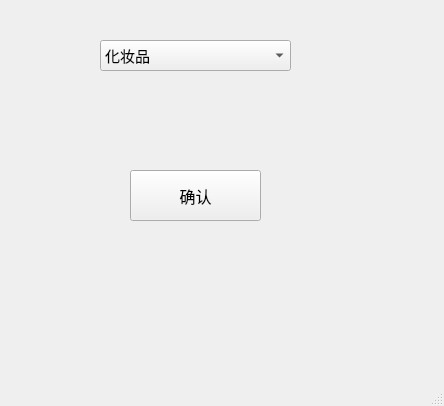
<?xml version="1.0" encoding="UTF-8"?>
<ui version="4.0">
 <class>MainWindow</class>
 <widget class="QMainWindow" name="MainWindow">
  <property name="geometry">
   <rect>
    <x>0</x>
    <y>0</y>
    <width>444</width>
    <height>406</height>
   </rect>
  </property>
  <property name="windowTitle">
   <string>MainWindow</string>
  </property>
  <widget class="QWidget" name="centralwidget">
   <widget class="QComboBox" name="comboBox">
    <property name="geometry">
     <rect>
      <x>100</x>
      <y>40</y>
      <width>191</width>
      <height>31</height>
     </rect>
    </property>
    <property name="font">
     <font>
      <family>微软雅黑</family>
      <pointsize>11</pointsize>
      <weight>50</weight>
      <bold>false</bold>
     </font>
    </property>
    <property name="iconSize">
     <size>
      <width>30</width>
      <height>30</height>
     </size>
    </property>
    <item>
     <property name="text">
      <string>化妆品</string>
     </property>
    </item>
    <item>
     <property name="text">
      <string>日用品</string>
     </property>
    </item>
    <item>
     <property name="text">
      <string>食品</string>
     </property>
    </item>
    <item>
     <property name="text">
      <string>家具</string>
     </property>
    </item>
    <item>
     <property name="text">
      <string>花鸟绿植</string>
     </property>
    </item>
    <item>
     <property name="text">
      <string>母婴</string>
     </property>
    </item>
    <item>
     <property name="text">
      <string>书籍</string>
     </property>
    </item>
    <item>
     <property name="text">
      <string>衣物</string>
     </property>
    </item>
    <item>
     <property name="text">
      <string>数码</string>
     </property>
    </item>
   </widget>
   <widget class="QPushButton" name="pushButton">
    <property name="geometry">
     <rect>
      <x>130</x>
      <y>170</y>
      <width>131</width>
      <height>51</height>
     </rect>
    </property>
    <property name="font">
     <font>
      <family>微软雅黑</family>
      <pointsize>12</pointsize>
     </font>
    </property>
    <property name="text">
     <string>确认</string>
    </property>
   </widget>
  </widget>
  <widget class="QMenuBar" name="menubar">
   <property name="geometry">
    <rect>
     <x>0</x>
     <y>0</y>
     <width>444</width>
     <height>26</height>
    </rect>
   </property>
  </widget>
  <widget class="QStatusBar" name="statusbar"/>
 </widget>
 <resources/>
 <connections/>
</ui>
